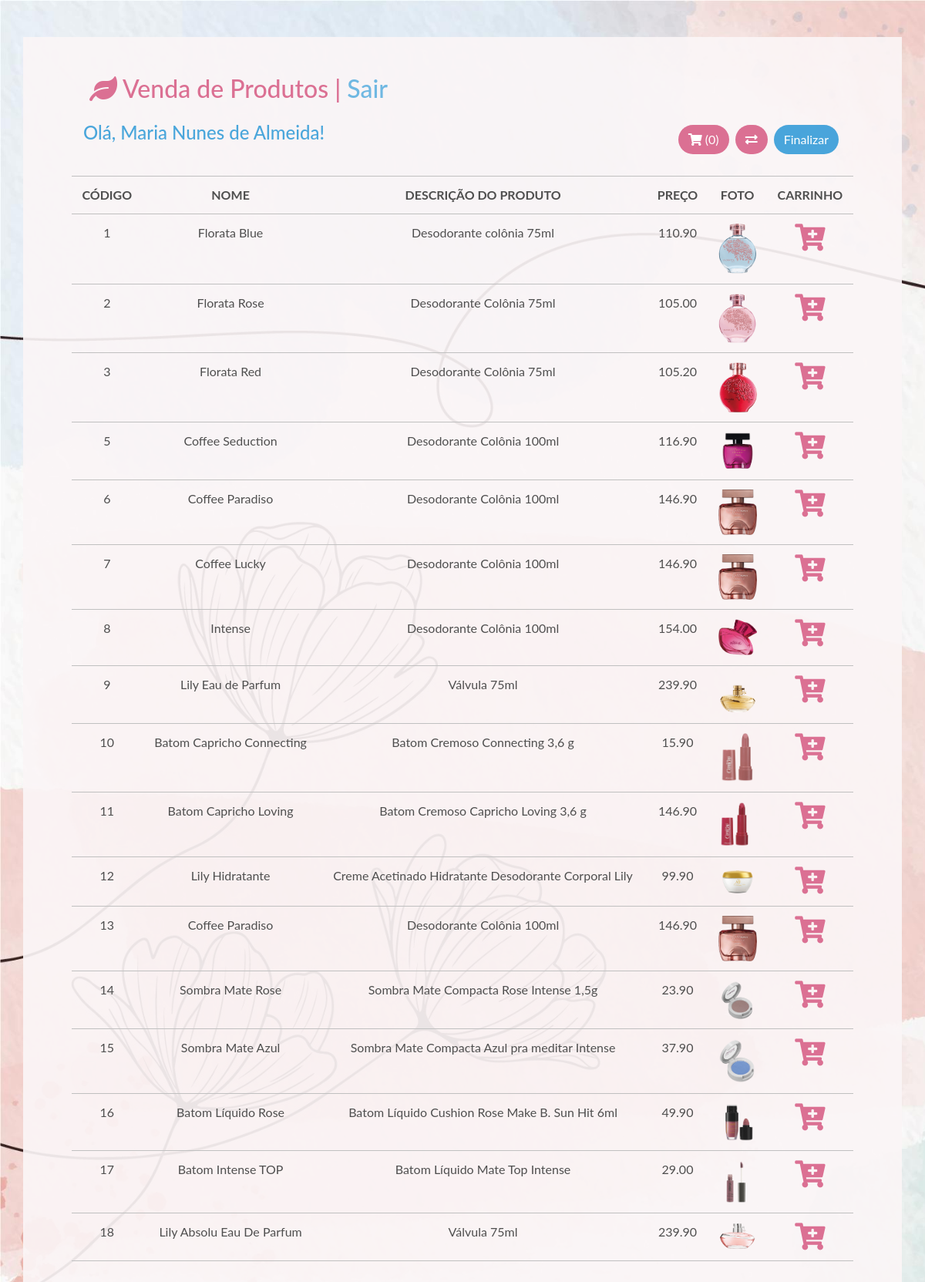
Page /lista-itens-produto.php (signed in) on the committed database.
### tables this page shows
CREATE TABLE `cliente` (
  `id_cliente` int(11) NOT NULL,
  `nome_cliente` varchar(100) NOT NULL,
  `email_cliente` varchar(100) NOT NULL,
  `senha_cliente` varchar(20) NOT NULL
);

CREATE TABLE `produtos` (
  `id_produto` int(11) NOT NULL,
  `nome_produto` varchar(100) NOT NULL,
  `descricao_produto` varchar(150) NOT NULL,
  `preco_produto` decimal(6,2) NOT NULL,
  `foto_produto` varchar(100) NOT NULL
);

### logica-login-cliente.php (called while the page is built, shortened)
<?php
function pegaEmailDoClienteLogado(){
    return $_SESSION["cliente_logado"];
}
?>

### lista-itens-produto.php (the view, shortened to what this page needs)
<?php
include("conexao.php");
include("logica-login-cliente.php");
$email = pegaEmailDoClienteLogado();
$select_cliente = "SELECT * FROM cliente WHERE email_cliente = '$email'";
$lista_cliente = mysqli_query($conexao, $select_cliente);
$dados_cliente = mysqli_fetch_array($lista_cliente);
$id_cliente = $dados_cliente['id_cliente'];
$select_carrinho = "SELECT count(*) as quantidade FROM carrinho WHERE id_cliente = $id_cliente";
$carrinho_cliente = mysqli_query($conexao, $select_carrinho);
$dados_carrinho = mysqli_fetch_array($carrinho_cliente);
$select_produto = "SELECT * FROM produtos";
$lista_produto = @mysqli_query($conexao, $select_produto);
?>
<!DOCTYPE html>
<html lang="br">
<head>
    <link rel="stylesheet" href="https://stackpath.bootstrapcdn.com/bootstrap/4.1.3/css/bootstrap.min.css">
    <link rel="stylesheet" href="https://cdnjs.cloudflare.com/ajax/libs/font-awesome/5.11.2/css/all.css">
    <link rel="stylesheet" href="assets/css/style.css">
</head>
<body id="background-lista">
    <div class="container" id="container-lista">
        <div class="row m-5">
            <div class="col-lg-12 mt-5 mb-3">
                <h2 class="ml-2" style="color: palevioletred;"> <i class="fas fa-leaf"></i> Venda de Produtos | <a href="logout-cliente.php" style="color:rgba(72, 166, 221, 0.781); text-decoration: none;">Sair</a></h2>
            </div>
            <div class="col-lg-6">
                <h4 style="color:rgba(24, 143, 212, 0.781);"> Olá, <?php echo $dados_cliente['nome_cliente']; ?>! </h4>
            </div>
            <div class="col-lg-6 d-flex justify-content-end">
                <a href="consultar-carrinho.php" class="btn m-1" style="border-radius:25px; font-size: 16px; background-color:palevioletred; color:white;" role="button">
                    <i class="fas fa-shopping-cart"></i> (<?php echo $dados_carrinho['quantidade'] ?>) </a>
                <a href="lista-produto.php" class="btn m-1" style="border-radius:25px; font-size: 16px; background-color:palevioletred; color:white;" role="button">
                    <i class="fas fa-exchange-alt"></i> </a>
                <a href="logica-cad-venda.php" class="btn m-1" style="border-radius:25px; font-size: 16px; background-color:rgba(24, 143, 212, 0.781); color:white;" role="button">
                    Finalizar </a>
            </div>
            <table class="table table-borderless table-responsive-md table-hover mt-4" id="table_lista_produtos">
                <thead>
                    <tr style="border-top: 1px solid #C0C0C0; border-bottom: 1px solid #C0C0C0; color: #4F4F4F" class="text-center">
                        <th>CÓDIGO</th>
                        <th>NOME</th>
                        <th>DESCRIÇÃO DO PRODUTO</th>
                        <th>PREÇO</th>
                        <th>FOTO</th>
                        <th>CARRINHO</th>
                    </tr>
                </thead>
                <?php while ($dado = $lista_produto->fetch_array()) { ?>
                    <tbody>
                        <tr style="border-top: 1px solid #C0C0C0; border-bottom: 1px solid #C0C0C0; color: #4F4F4F" class="text-center">
                            <td> <?php echo $dado['id_produto']; ?> </td>
                            <td> <?php echo $dado['nome_produto']; ?> </td>
                            <td> <?php echo $dado['descricao_produto']; ?> </td>
                            <td> <?php echo $dado['preco_produto']; ?> </td>
                            <td>
                                <img src="assets/img/produtos/<?php echo $dado['foto_produto']; ?>" width='50px' heigth='50px'>
                            </td>
                            <td>
                                <a href="logica-cad-carrinho.php?id_produto=<?php echo $dado['id_produto']; ?>&id_cliente=<?php echo $id_cliente; ?>" role="button">
                                    <i class="fas fa-cart-plus" style="color:palevioletred ; font-size: 35px;"></i> </a>
                            </td>
                        </tr>
                    </tbody>
                <?php } ?>
            </table>
        </div>
    </div>
</body>
</html>

### assets/css/style.css (style rules this page uses)
body { font-family: 'Lato', sans-serif; }
#background-lista, #background-carrinho { background-image: url('../img/background/Background-telas.jpg'); -webkit-background-size: cover; -moz-background-size: cover; -o-background-size: cover; background-size: cover; }
#container-lista, #container-carrinho { background-color: rgba(251, 246, 247, 0.918); color: rgba(24, 143, 212, 0.781); padding-bottom: 40px; }

### rows in the picture
cliente: nome_cliente "Maria Nunes de Almeida"
produtos: id_produto "1", nome_produto "Florata Blue", descricao_produto "Desodorante colônia 75ml", preco_produto "110.90", foto_produto (picture)
produtos: id_produto "2", nome_produto "Florata Rose", descricao_produto "Desodorante Colônia 75ml", preco_produto "105.00", shows a picture
produtos: id_produto "3", nome_produto "Florata Red", descricao_produto "Desodorante Colônia 75ml", preco_produto "105.20", shows a picture
produtos: id_produto "5", nome_produto "Coffee Seduction", descricao_produto "Desodorante Colônia 100ml", preco_produto "116.90", foto_produto (picture)
produtos: id_produto "6", nome_produto "Coffee Paradiso", descricao_produto "Desodorante Colônia 100ml", preco_produto "146.90", foto_produto (picture)
produtos: id_produto "7", nome_produto "Coffee Lucky", descricao_produto "Desodorante Colônia 100ml", preco_produto "146.90", foto_produto (picture)
produtos: id_produto "8", nome_produto "Intense", descricao_produto "Desodorante Colônia 100ml", preco_produto "154.00", foto_produto (picture)
produtos: id_produto "9", nome_produto "Lily Eau de Parfum", descricao_produto "Válvula 75ml", preco_produto "239.90", foto_produto (picture)
produtos: id_produto "10", nome_produto "Batom Capricho Connecting", descricao_produto "Batom Cremoso Connecting 3,6 g", preco_produto "15.90", foto_produto (picture)
produtos: id_produto "11", nome_produto "Batom Capricho Loving", descricao_produto "Batom Cremoso Capricho Loving 3,6 g", preco_produto "146.90", foto_produto (picture)
produtos: id_produto "12", nome_produto "Lily Hidratante", descricao_produto "Creme Acetinado Hidratante Desodorante Corporal Lily", preco_produto "99.90", foto_produto (picture)
produtos: id_produto "13", nome_produto "Coffee Paradiso", descricao_produto "Desodorante Colônia 100ml", preco_produto "146.90", foto_produto (picture)
produtos: id_produto "14", nome_produto "Sombra Mate Rose", descricao_produto "Sombra Mate Compacta Rose Intense 1,5g", preco_produto "23.90", foto_produto (picture)
produtos: id_produto "15", nome_produto "Sombra Mate Azul", descricao_produto "Sombra Mate Compacta Azul pra meditar Intense", preco_produto "37.90", foto_produto (picture)
produtos: id_produto "16", nome_produto "Batom Líquido Rose", descricao_produto "Batom Líquido Cushion Rose Make B. Sun Hit 6ml", preco_produto "49.90", foto_produto (picture)
produtos: id_produto "17", nome_produto "Batom Intense TOP", descricao_produto "Batom Líquido Mate Top Intense", preco_produto "29.00", foto_produto (picture)
produtos: id_produto "18", nome_produto "Lily Absolu Eau De Parfum", descricao_produto "Válvula 75ml", preco_produto "239.90", foto_produto (picture)

### other values in the picture
$dados_carrinho['quantidade'] "0"
